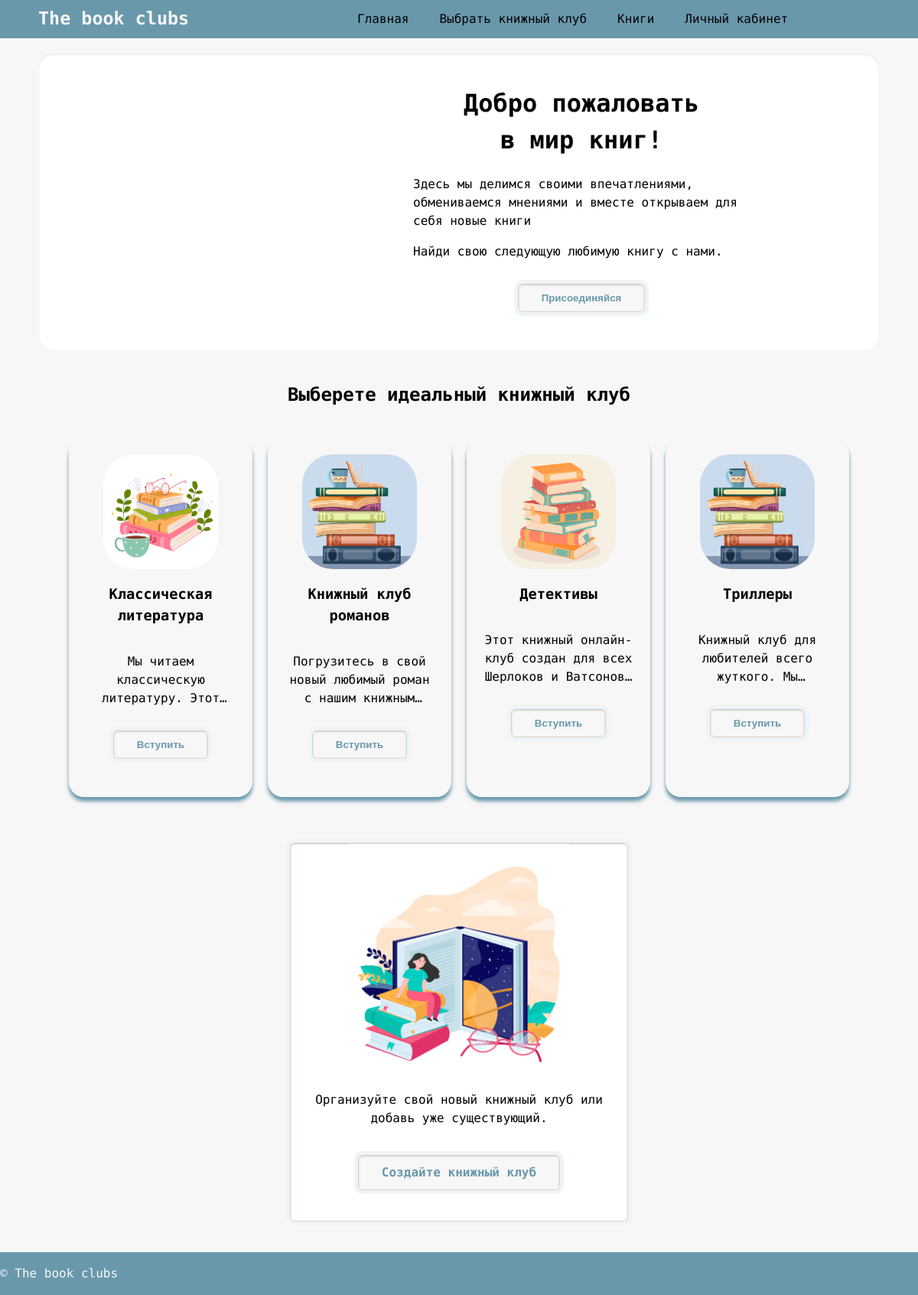
The page / on the database its author committed.
### club/models.py (models this page shows, shortened)
class BookClub(models.Model):
    name = models.CharField(max_length=200)
    description = models.TextField()
    image = models.ImageField(upload_to='images', null=True)
    venue = models.CharField(max_length=200, default='Online', null=True)
    members = models.ManyToManyField(User, related_name='clubs')
    admin = models.ForeignKey(User, on_delete=models.SET_NULL, null=True, related_name='administered_clubs')
    selected_book = models.ForeignKey(Book, on_delete=models.SET_NULL, null=True, related_name='selected_clubs')
    read_books = models.ManyToManyField(Book, related_name='read_clubs')
    book_queue = models.ManyToManyField(Book, through='Queue', related_name='queued_clubs')
    book_queue_members = models.ManyToManyField(User, through='Queue', related_name='queued_books')
    genre = models.CharField(max_length=100, null=True)
    theme = models.CharField(max_length=100, null=True)

### club/views.py (the view)
# urls.py: path('', views.index, name='index'),
def index(request):
    clubs = BookClub.objects.all()[:4]
    return render(request, 'club/index.html', {'clubs': clubs})

### templates/club/index.html (shortened to what this page needs)
{% extends 'base.html' %}
{% load static %}
{% block content %}
<div class="home-container">
    <div class="home-row">
        <div class="home-banner-container">
            <div class="banner-picture">
            </div>
            <div class="banner-content">
                <h1>Добро пожаловать <br> в мир книг! </h1>
                <p>Здесь мы делимся своими впечатлениями, обмениваемся мнениями и вместе открываем для себя новые книги</p>
                <p>Найди свою следующую любимую книгу с нами.</p>
                <form action="{% url 'club:register' %}" method="post">
                    <button type="submit" >Присоединяйся</button>
                </form>
            </div>
        </div>
    </div>
    <div class="home-row">
        <h2>Выберете идеальный книжный клуб</h2>
        <div class="home-grid">
            {% for club in clubs %}
            <div class="home-cart">
                <div class="home-cart-container">
                    <div class="home-cart-image">
                        <a href="{% url 'club:club_detail' club.id %}"><img src="{{ club.image.url }}" height="150" alt=""></a>
                    </div>
                    <div class="home-cart-title">
                        <h3><a href="{% url 'club:club_detail' club.id %}">{{ club.name }}</a></h3>
                    </div>
                    <div class="home-cart-desc">
                        <p>{{ club.description }}</p>
                    </div>
                    <div class="home-cart-button">
                        {% if request.user in club.members.all %}
                        <form action="{% url 'club:club_detail' club.id %}">
                            {% csrf_token %}
                            <button type="submit">Вы участник клуба <br> перейти на страницу клуба</button>
                        </form>
                    {% else %}
                    <form action="{% url 'club:join_club' club.id %}" method="post">
                            <button type="submit" >Вступить</button>
                        </form>
                    {% endif %}
                    </div>
                </div>
            </div>
            {% endfor %}
        </div>
    </div>
    <div class="home-row">
        <div class="home-create">
            <div class="home-create-image">
                <img src="{% static 'img/5.jpg' %}" alt="" height="300">
            </div>
            <div class="home-create-descr">
                <p>Организуйте свой новый книжный клуб или добавь уже существующий.</p>
                <a href="{% url 'club:create_club' %}">Создайте книжный клуб</a>
            </div>
        </div>
    </div>
</div>
{% endblock %}

### static/css/style.css (style rules this page uses)
body { font-family: 'Fira Code', monospace; margin: 0; display: flex; flex-direction: column; max-width: auto; height: 100%; }
a { color: #000; text-decoration: none; }

### static/css/club/desktop.css (style rules this page uses)
@media screen and (min-width: 1024px) { body { height: 100%; font-size: 16px; line-height: 1.5; flex-direction: column; } }
@media screen and (min-width: 1024px) { .banner-content button, .home-cart-button button, .status-form button { display: block; background-color: #f7f7f7; color: #6998AB; padding: 10px 30px; border-radius: 6px; outline: 5px solid #eff4f7; border: 1px solid; border-color: #c4c4c4 #d1d1d1 #d4d4d4; box-shadow: inset 0 1px 3px rgba(0, 0, 0, 0.12); font-weight: 600; margin: 30px auto; } }
@media screen and (min-width: 1024px) { .home-cart-image img, .clubs-cart-image img { border-radius: 40px; display: block; margin: 0 auto; } }
@media screen and (min-width: 1024px) { .home-create-image img { border-radius: 10px; } }
@media screen and (min-width: 1024px) { .home-container { max-width: 100%; padding: 20px 50px; display: flex; flex-direction: column; justify-content: space-around; align-items: stretch; background-color: #f7f7f7; } }
@media screen and (min-width: 1024px) { .home-row h2 { padding-top: 20px; text-align: center; } }
@media screen and (min-width: 1024px) { .home-banner-container { display: flex; flex-direction: row; justify-content: space-around; align-items: stretch; background-color: #ffffff; border-radius: 20px; border-color: #c4c4c4 #d1d1d1 #d4d4d4; box-shadow: inset 0 1px 3px rgba(0, 0, 0, 0.12); } }
@media screen and (min-width: 1024px) { .banner-picture { max-width: 60%; overflow: hidden; padding: 10px; } }
@media screen and (min-width: 1024px) { .banner-content { max-width: 40%; padding: 20px; } }
@media screen and (min-width: 1024px) { .banner-content h1 { text-align: center; } }
@media screen and (min-width: 1024px) { .home-grid { display: grid; grid-template-columns: repeat(4, 1fr); gap: 20px; padding: 10px; margin: 30px; } }
@media screen and (min-width: 1024px) { .home-cart { background-color: #f7f7f7; padding: 20px; text-align: center; border-radius: 20px; box-shadow: 0 5.5px 5px 0 #6998AB; } }
@media screen and (min-width: 1024px) { .home-cart-desc { display: -webkit-box; -webkit-line-clamp: 3; -webkit-box-orient: vertical; overflow: hidden; text-overflow: ellipsis; } }
@media screen and (min-width: 1024px) { .home-create { background-color: #ffffff; margin: 20px auto; padding: 0 20px 20px 20px; width: 400px; text-align: center; border-radius: 6px; outline: 5px solid #eff4f7; border: 1px solid; border-color: #c4c4c4 #d1d1d1 #d4d4d4; box-shadow: inset 0 1px 3px rgba(0, 0, 0, 0.12); } }
@media screen and (min-width: 1024px) { .home-create-descr a { display: inline-block; background-color: #f7f7f7; color: #6998AB; padding: 10px 30px; margin: 20px; border-radius: 6px; outline: 5px solid #eff4f7; border: 1px solid; border-color: #c4c4c4 #d1d1d1 #d4d4d4; box-shadow: inset 0 1px 3px rgba(0, 0, 0, 0.12); font-weight: 600; } }

### rows shown on the page
BookClub: image (picture), name "Классическая литература", description "Мы читаем классическую литературу.…"
BookClub: image (picture), name "Книжный клуб романов", description "Погрузитесь в свой новый любимый роман с нашим…"
BookClub: image (picture), name "Детективы", description "Этот книжный онлайн-клуб создан для всех Шерлоков и…"
BookClub: image (picture), name "Триллеры", description "Книжный клуб для любителей всего жуткого.…"
